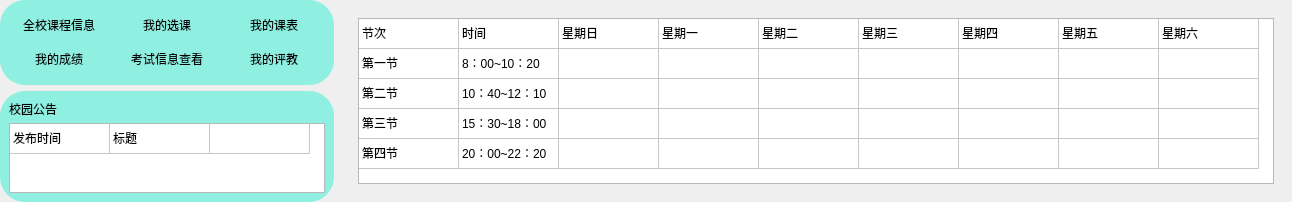
      <widget class="QWidget" name="studentPage">
       <property name="sizePolicy">
        <sizepolicy hsizetype="Preferred" vsizetype="Preferred">
         <horstretch>0</horstretch>
         <verstretch>0</verstretch>
        </sizepolicy>
       </property>
       <layout class="QGridLayout" name="gridLayout_4">
        <property name="leftMargin">
         <number>0</number>
        </property>
        <property name="topMargin">
         <number>0</number>
        </property>
        <property name="rightMargin">
         <number>0</number>
        </property>
        <property name="bottomMargin">
         <number>0</number>
        </property>
        <item row="0" column="0">
         <widget class="QWidget" name="studentFuntion" native="true">
          <layout class="QVBoxLayout" name="verticalLayout">
           <property name="leftMargin">
            <number>0</number>
           </property>
           <property name="topMargin">
            <number>0</number>
           </property>
           <property name="rightMargin">
            <number>0</number>
           </property>
           <property name="bottomMargin">
            <number>0</number>
           </property>
           <item>
            <widget class="QWidget" name="widget" native="true">
             <property name="styleSheet">
              <string notr="true">#widget{

	background-color: rgba(104, 240, 220,180);
border-radius:25px;
}</string>
             </property>
             <layout class="QGridLayout" name="gridLayout_6">
              <item row="0" column="2" alignment="Qt::AlignHCenter">
               <widget class="QToolButton" name="schedule">
                <property name="text">
                 <string>我的课表</string>
                </property>
                <property name="icon">
                 <iconset resource="resoursces.qrc">
                  <normaloff>:/icon/resource/icon/people.png</normaloff>:/icon/resource/icon/people.png</iconset>
                </property>
                <property name="iconSize">
                 <size>
                  <width>80</width>
                  <height>80</height>
                 </size>
                </property>
                <property name="toolButtonStyle">
                 <enum>Qt::ToolButtonTextUnderIcon</enum>
                </property>
                <property name="autoRaise">
                 <bool>true</bool>
                </property>
               </widget>
              </item>
              <item row="2" column="1" alignment="Qt::AlignHCenter">
               <widget class="QToolButton" name="testInfo">
                <property name="text">
                 <string>考试信息查看</string>
                </property>
                <property name="icon">
                 <iconset resource="resoursces.qrc">
                  <normaloff>:/icon/resource/icon/people.png</normaloff>:/icon/resource/icon/people.png</iconset>
                </property>
                <property name="iconSize">
                 <size>
                  <width>80</width>
                  <height>80</height>
                 </size>
                </property>
                <property name="toolButtonStyle">
                 <enum>Qt::ToolButtonTextUnderIcon</enum>
                </property>
                <property name="autoRaise">
                 <bool>true</bool>
                </property>
               </widget>
              </item>
              <item row="0" column="1" alignment="Qt::AlignHCenter">
               <widget class="QToolButton" name="courseChoose">
                <property name="text">
                 <string>我的选课</string>
                </property>
                <property name="icon">
                 <iconset resource="resoursces.qrc">
                  <normaloff>:/icon/resource/icon/people.png</normaloff>:/icon/resource/icon/people.png</iconset>
                </property>
                <property name="iconSize">
                 <size>
                  <width>80</width>
                  <height>80</height>
                 </size>
                </property>
                <property name="toolButtonStyle">
                 <enum>Qt::ToolButtonTextUnderIcon</enum>
                </property>
                <property name="autoRaise">
                 <bool>true</bool>
                </property>
               </widget>
              </item>
              <item row="2" column="0" alignment="Qt::AlignHCenter">
               <widget class="QToolButton" name="grades">
                <property name="text">
                 <string>我的成绩</string>
                </property>
                <property name="icon">
                 <iconset resource="resoursces.qrc">
                  <normaloff>:/icon/resource/icon/people.png</normaloff>:/icon/resource/icon/people.png</iconset>
                </property>
                <property name="iconSize">
                 <size>
                  <width>80</width>
                  <height>80</height>
                 </size>
                </property>
                <property name="toolButtonStyle">
                 <enum>Qt::ToolButtonTextUnderIcon</enum>
                </property>
                <property name="autoRaise">
                 <bool>true</bool>
                </property>
               </widget>
              </item>
              <item row="0" column="0" alignment="Qt::AlignHCenter">
               <widget class="QToolButton" name="courseInfo">
                <property name="text">
                 <string>全校课程信息</string>
                </property>
                <property name="icon">
                 <iconset resource="resoursces.qrc">
                  <normaloff>:/icon/resource/icon/people.png</normaloff>:/icon/resource/icon/people.png</iconset>
                </property>
                <property name="iconSize">
                 <size>
                  <width>80</width>
                  <height>80</height>
                 </size>
                </property>
                <property name="toolButtonStyle">
                 <enum>Qt::ToolButtonTextUnderIcon</enum>
                </property>
                <property name="autoRaise">
                 <bool>true</bool>
                </property>
               </widget>
              </item>
              <item row="2" column="2" alignment="Qt::AlignHCenter">
               <widget class="QToolButton" name="evaluation">
                <property name="text">
                 <string>我的评教</string>
                </property>
                <property name="icon">
                 <iconset resource="resoursces.qrc">
                  <normaloff>:/icon/resource/icon/people.png</normaloff>:/icon/resource/icon/people.png</iconset>
                </property>
                <property name="iconSize">
                 <size>
                  <width>80</width>
                  <height>80</height>
                 </size>
                </property>
                <property name="toolButtonStyle">
                 <enum>Qt::ToolButtonTextUnderIcon</enum>
                </property>
                <property name="autoRaise">
                 <bool>true</bool>
                </property>
               </widget>
              </item>
             </layout>
            </widget>
           </item>
           <item alignment="Qt::AlignTop">
            <widget class="QWidget" name="widget_2" native="true">
             <property name="styleSheet">
              <string notr="true">#widget_2{

	background-color: rgba(104, 240, 220,180);
border-radius:25px;
}</string>
             </property>
             <layout class="QVBoxLayout" name="verticalLayout_2">
              <property name="spacing">
               <number>5</number>
              </property>
              <item alignment="Qt::AlignTop">
               <widget class="QLabel" name="label_3">
                <property name="text">
                 <string>校园公告</string>
                </property>
               </widget>
              </item>
              <item alignment="Qt::AlignTop">
               <widget class="QTableWidget" name="studentNotice_table">
                <property name="sizePolicy">
                 <sizepolicy hsizetype="Expanding" vsizetype="Preferred">
                  <horstretch>0</horstretch>
                  <verstretch>0</verstretch>
                 </sizepolicy>
                </property>
                <property name="maximumSize">
                 <size>
                  <width>916</width>
                  <height>752</height>
                 </size>
                </property>
                <property name="sizeAdjustPolicy">
                 <enum>QAbstractScrollArea::AdjustToContents</enum>
                </property>
                <property name="editTriggers">
                 <set>QAbstractItemView::NoEditTriggers</set>
                </property>
                <property name="selectionMode">
                 <enum>QAbstractItemView::NoSelection</enum>
                </property>
                <property name="selectionBehavior">
                 <enum>QAbstractItemView::SelectItems</enum>
                </property>
                <property name="showGrid">
                 <bool>true</bool>
                </property>
                <attribute name="horizontalHeaderVisible">
                 <bool>false</bool>
                </attribute>
                <attribute name="horizontalHeaderStretchLastSection">
                 <bool>false</bool>
                </attribute>
                <attribute name="verticalHeaderVisible">
                 <bool>false</bool>
                </attribute>
                <attribute name="verticalHeaderHighlightSections">
                 <bool>true</bool>
                </attribute>
                <row/>
                <column>
                 <property name="text">
                  <string>节次</string>
                 </property>
                </column>
                <column>
                 <property name="text">
                  <string>时间</string>
                 </property>
                </column>
                <column>
                 <property name="text">
                  <string>星期日</string>
                 </property>
                </column>
                <item row="0" column="0">
                 <property name="text">
                  <string>发布时间</string>
                 </property>
                </item>
                <item row="0" column="1">
                 <property name="text">
                  <string>标题</string>
                 </property>
                </item>
                <item row="0" column="2">
                 <property name="text">
                  <string/>
                 </property>
                </item>
               </widget>
              </item>
             </layout>
            </widget>
           </item>
          </layout>
         </widget>
        </item>
        <item row="0" column="1">
         <widget class="QWidget" name="widget_12" native="true">
          <layout class="QGridLayout" name="gridLayout_14">
           <item row="0" column="0">
            <widget class="QWidget" name="widget_13" native="true">
             <property name="sizePolicy">
              <sizepolicy hsizetype="Preferred" vsizetype="Expanding">
               <horstretch>0</horstretch>
               <verstretch>0</verstretch>
              </sizepolicy>
             </property>
             <property name="styleSheet">
              <string notr="true">#widget_13{

}</string>
             </property>
             <layout class="QGridLayout" name="gridLayout_5">
              <item row="0" column="0" alignment="Qt::AlignVCenter">
               <widget class="QTableWidget" name="HomeStudentScheduleTable">
                <property name="sizePolicy">
                 <sizepolicy hsizetype="Expanding" vsizetype="Expanding">
                  <horstretch>0</horstretch>
                  <verstretch>0</verstretch>
                 </sizepolicy>
                </property>
                <property name="maximumSize">
                 <size>
                  <width>916</width>
                  <height>752</height>
                 </size>
                </property>
                <property name="sizeAdjustPolicy">
                 <enum>QAbstractScrollArea::AdjustToContents</enum>
                </property>
                <property name="editTriggers">
                 <set>QAbstractItemView::NoEditTriggers</set>
                </property>
                <property name="selectionMode">
                 <enum>QAbstractItemView::NoSelection</enum>
                </property>
                <property name="selectionBehavior">
                 <enum>QAbstractItemView::SelectItems</enum>
                </property>
                <property name="showGrid">
                 <bool>true</bool>
                </property>
                <attribute name="horizontalHeaderVisible">
                 <bool>false</bool>
                </attribute>
                <attribute name="horizontalHeaderStretchLastSection">
                 <bool>false</bool>
                </attribute>
                <attribute name="verticalHeaderVisible">
                 <bool>false</bool>
                </attribute>
                <attribute name="verticalHeaderHighlightSections">
                 <bool>true</bool>
                </attribute>
                <row>
                 <property name="text">
                  <string>1</string>
                 </property>
                </row>
                <row>
                 <property name="text">
                  <string>新建行</string>
                 </property>
                </row>
                <row>
                 <property name="text">
                  <string>新建行</string>
                 </property>
                </row>
                <row>
                 <property name="text">
                  <string>新建行</string>
                 </property>
                </row>
                <row>
                 <property name="text">
                  <string>新建行</string>
                 </property>
                </row>
                <column>
                 <property name="text">
                  <string>节次</string>
                 </property>
                </column>
                <column>
                 <property name="text">
                  <string>时间</string>
                 </property>
                </column>
                <column>
                 <property name="text">
                  <string>星期日</string>
                 </property>
                </column>
                <column>
                 <property name="text">
                  <string>星期一</string>
                 </property>
                </column>
                <column>
                 <property name="text">
                  <string>星期二</string>
                 </property>
                </column>
                <column>
                 <property name="text">
                  <string>星期三</string>
                 </property>
                </column>
                <column>
                 <property name="text">
                  <string>星期四</string>
                 </property>
                </column>
                <column>
                 <property name="text">
                  <string>星期五</string>
                 </property>
                </column>
                <column>
                 <property name="text">
                  <string>星期六</string>
                 </property>
                </column>
                <item row="0" column="0">
                 <property name="text">
                  <string>节次</string>
                 </property>
                </item>
                <item row="0" column="1">
                 <property name="text">
                  <string>时间</string>
                 </property>
                </item>
                <item row="0" column="2">
                 <property name="text">
                  <string>星期日</string>
                 </property>
                </item>
                <item row="0" column="3">
                 <property name="text">
                  <string>星期一</string>
                 </property>
                </item>
                <item row="0" column="4">
                 <property name="text">
                  <string>星期二</string>
                 </property>
                </item>
                <item row="0" column="5">
                 <property name="text">
                  <string>星期三</string>
                 </property>
                </item>
                <item row="0" column="6">
                 <property name="text">
                  <string>星期四</string>
                 </property>
                </item>
                <item row="0" column="7">
                 <property name="text">
                  <string>星期五</string>
                 </property>
                </item>
                <item row="0" column="8">
                 <property name="text">
                  <string>星期六</string>
                 </property>
                </item>
                <item row="1" column="0">
                 <property name="text">
                  <string>第一节</string>
                 </property>
                </item>
                <item row="1" column="1">
                 <property name="text">
                  <string>8：00~10：20</string>
                 </property>
                </item>
                <item row="2" column="0">
                 <property name="text">
                  <string>第二节</string>
                 </property>
                </item>
                <item row="2" column="1">
                 <property name="text">
                  <string>10：40~12：10</string>
                 </property>
                </item>
                <item row="3" column="0">
                 <property name="text">
                  <string>第三节</string>
                 </property>
                </item>
                <item row="3" column="1">
                 <property name="text">
                  <string>15：30~18：00</string>
                 </property>
                </item>
                <item row="4" column="0">
                 <property name="text">
                  <string>第四节</string>
                 </property>
                </item>
                <item row="4" column="1">
                 <property name="text">
                  <string>20：00~22：20</string>
                 </property>
                </item>
               </widget>
              </item>
             </layout>
            </widget>
           </item>
          </layout>
         </widget>
        </item>
       </layout>
      </widget>
